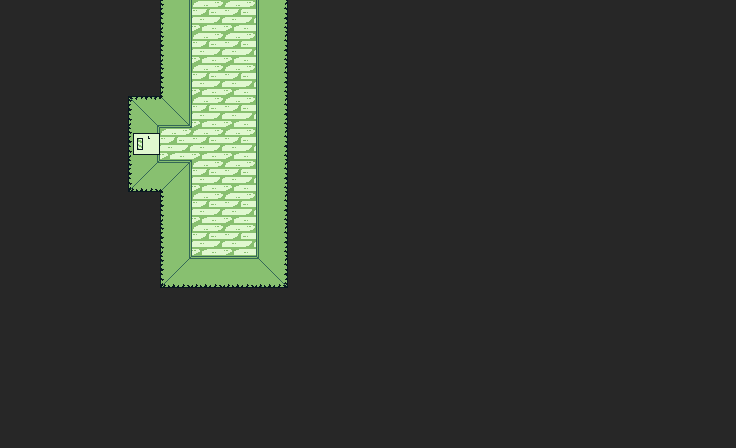

The image is a tile-based game level rendered from a .tmx file. Its description and complete source (layers, tilesets, objects, tile grids) follow:
An orthogonal 23x14 tile map with 32x32 px tiles, 1 tile layer (Vrstva dlaždic 1).

<map version="1.8" tiledversion="1.8.4" orientation="orthogonal" renderorder="right-down" width="23" height="14" tilewidth="32" tileheight="32" infinite="0" nextlayerid="2" nextobjectid="1">
 <tileset firstgid="1" source="../Zdi.tsx" />
 <layer id="1" name="Vrstva dlaždic 1" width="23" height="14">
  <data encoding="csv">
18,18,18,18,18,15,5,5,9,18,18,18,18,18,18,18,18,18,18,18,18,18,18,
18,18,18,18,18,15,5,5,9,18,18,18,18,18,18,18,18,18,18,18,18,18,18,
18,18,18,18,18,15,5,5,9,18,18,18,18,18,18,18,18,18,18,18,18,18,18,
18,18,18,18,16,17,5,5,9,18,18,18,18,18,18,18,18,18,18,18,18,18,18,
18,18,18,18,4,5,5,5,9,18,18,18,18,18,18,18,18,18,18,18,18,18,18,
18,18,18,18,13,14,5,5,9,18,18,18,18,18,18,18,18,18,18,18,18,18,18,
18,18,18,18,18,15,5,5,9,18,18,18,18,18,18,18,18,18,18,18,18,18,18,
18,18,18,18,18,15,5,5,9,18,18,18,18,18,18,18,18,18,18,18,18,18,18,
18,18,18,18,18,13,12,12,10,18,18,18,18,18,18,18,18,18,18,18,18,18,18,
18,18,18,18,18,18,18,18,18,18,18,18,18,18,18,18,18,18,18,18,18,18,18,
18,18,18,18,18,18,18,18,18,18,18,18,18,18,18,18,18,18,18,18,18,18,18,
18,18,18,18,18,18,18,18,18,18,18,18,18,18,18,18,18,18,18,18,18,18,18,
18,18,18,18,18,18,18,18,18,18,18,18,18,18,18,18,18,18,18,18,18,18,18,
18,18,18,18,18,18,18,18,18,18,18,18,18,18,18,18,18,18,18,18,18,18,18
</data>
 </layer>
</map>
